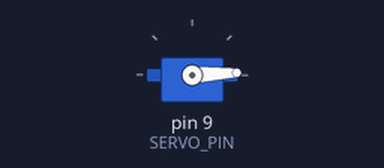
Recording of a sketch running on a simulated Arduino Uno, built with avr-gcc and run on an emulated ATmega328P. On the bench: servo.

Above: at 0.05 s.
At 1.3 s:
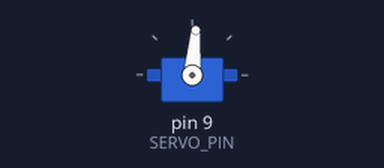
At 2.6 s:
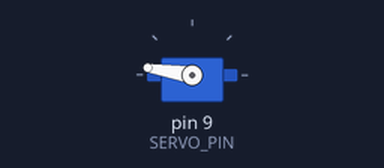
At 5.2 s:
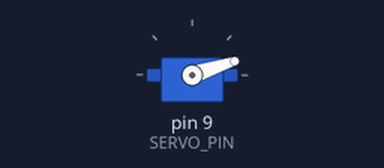
Timing chart, 0 to 7.1 s (numbered marks = the images above):
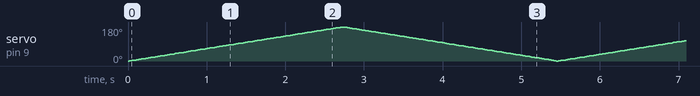

The sketch:

test-servo.ino
```cpp
/*
Script que testa os movimentos de um microServo.
*/


#include <Servo.h>
#define SERVO_PIN 9


Servo myservo;
int pos = 0;

void setup() {
  myservo.attach(SERVO_PIN);
}

void loop() {
  for (pos = 0; pos <= 180; pos += 1) {
    myservo.write(pos);
    delay(15);
  }
  for (pos = 180; pos >= 0; pos -= 1) {
    myservo.write(pos);
    delay(15);
  }
}
```
